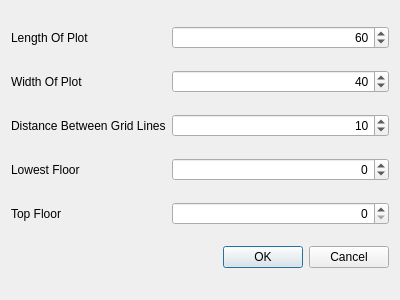
<ui version="4.0" >
 <class>PropertiesDialog</class>
 <widget class="QDialog" name="PropertiesDialog" >
  <property name="geometry" >
   <rect>
    <x>0</x>
    <y>0</y>
    <width>400</width>
    <height>300</height>
   </rect>
  </property>
  <property name="windowTitle" >
   <string>Design Properties</string>
  </property>
  <layout class="QGridLayout" name="gridLayout" >
   <item row="0" column="0" >
    <widget class="QLabel" name="label" >
     <property name="text" >
      <string>Length Of Plot</string>
     </property>
    </widget>
   </item>
   <item row="1" column="0" >
    <widget class="QLabel" name="label_2" >
     <property name="text" >
      <string>Width Of Plot</string>
     </property>
    </widget>
   </item>
   <item row="0" column="1" >
    <widget class="QSpinBox" name="length" >
     <property name="layoutDirection" >
      <enum>Qt::LeftToRight</enum>
     </property>
     <property name="alignment" >
      <set>Qt::AlignRight|Qt::AlignTrailing|Qt::AlignVCenter</set>
     </property>
     <property name="minimum" >
      <number>10</number>
     </property>
     <property name="maximum" >
      <number>1000</number>
     </property>
     <property name="value" >
      <number>60</number>
     </property>
    </widget>
   </item>
   <item row="1" column="1" >
    <widget class="QSpinBox" name="width" >
     <property name="alignment" >
      <set>Qt::AlignRight|Qt::AlignTrailing|Qt::AlignVCenter</set>
     </property>
     <property name="minimum" >
      <number>10</number>
     </property>
     <property name="maximum" >
      <number>1000</number>
     </property>
     <property name="value" >
      <number>40</number>
     </property>
    </widget>
   </item>
   <item row="2" column="0" >
    <widget class="QLabel" name="label_3" >
     <property name="text" >
      <string>Distance Between Grid Lines</string>
     </property>
    </widget>
   </item>
   <item row="3" column="0" >
    <widget class="QLabel" name="label_4" >
     <property name="text" >
      <string>Lowest Floor</string>
     </property>
    </widget>
   </item>
   <item row="4" column="0" >
    <widget class="QLabel" name="label_5" >
     <property name="text" >
      <string>Top Floor</string>
     </property>
    </widget>
   </item>
   <item row="2" column="1" >
    <widget class="QSpinBox" name="grid" >
     <property name="alignment" >
      <set>Qt::AlignRight|Qt::AlignTrailing|Qt::AlignVCenter</set>
     </property>
     <property name="minimum" >
      <number>1</number>
     </property>
     <property name="maximum" >
      <number>100</number>
     </property>
     <property name="value" >
      <number>10</number>
     </property>
    </widget>
   </item>
   <item row="3" column="1" >
    <widget class="QSpinBox" name="lowest" >
     <property name="alignment" >
      <set>Qt::AlignRight|Qt::AlignTrailing|Qt::AlignVCenter</set>
     </property>
     <property name="minimum" >
      <number>-3</number>
     </property>
    </widget>
   </item>
   <item row="4" column="1" >
    <widget class="QSpinBox" name="highest" >
     <property name="alignment" >
      <set>Qt::AlignRight|Qt::AlignTrailing|Qt::AlignVCenter</set>
     </property>
    </widget>
   </item>
   <item row="5" column="1" >
    <widget class="QDialogButtonBox" name="buttonBox" >
     <property name="orientation" >
      <enum>Qt::Horizontal</enum>
     </property>
     <property name="standardButtons" >
      <set>QDialogButtonBox::Cancel|QDialogButtonBox::Ok</set>
     </property>
    </widget>
   </item>
  </layout>
 </widget>
 <resources/>
 <connections>
  <connection>
   <sender>buttonBox</sender>
   <signal>accepted()</signal>
   <receiver>PropertiesDialog</receiver>
   <slot>slotVerifyAndAccept()</slot>
   <hints>
    <hint type="sourcelabel" >
     <x>248</x>
     <y>254</y>
    </hint>
    <hint type="destinationlabel" >
     <x>157</x>
     <y>274</y>
    </hint>
   </hints>
  </connection>
  <connection>
   <sender>buttonBox</sender>
   <signal>rejected()</signal>
   <receiver>PropertiesDialog</receiver>
   <slot>reject()</slot>
   <hints>
    <hint type="sourcelabel" >
     <x>316</x>
     <y>260</y>
    </hint>
    <hint type="destinationlabel" >
     <x>286</x>
     <y>274</y>
    </hint>
   </hints>
  </connection>
 </connections>
 <slots>
  <slot>slotVerifyAndAccept()</slot>
 </slots>
</ui>
